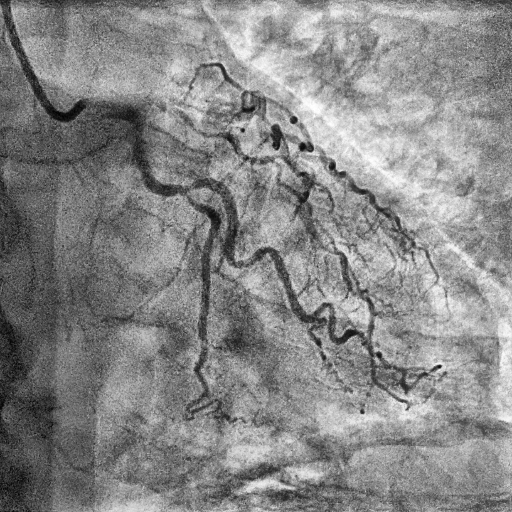
#> input picture exports/opencv/adaptive-histogram-eq/cl3_frame45.png, 512 x 512 px, found by its file name
$ python thresholding.py
#> lines starting #> are read from the running program, lines starting #| are printed output that depends on the picture; after the words box and inside, x2 and y2 are one past the last pixel; in counts of white or black regions, pixels touching at a corner belong together
### OpenCV-Python/modules/imgUtilities.py
from typing import Tuple

import cv2 as cv
import numpy as npy

class ImageProperties:
    """Simple data structure to hold image properties."""
    def __init__(self, width: int, height: int, totalPixels: int):
        self.width = width
        self.height = height
        self.total_pixels = totalPixels

    width: int
    height: int
    total_pixels: int


# [45 lines left out: functions Linear1fToRGB, Linear2fToRGB, Linear3fToRGB, not called in this run]

def LinearToRGB3f( float1: npy.float64 ) -> npy.ndarray:
    floatClamped:npy.float64 = max(min(1, float1), 0)

    return npy.array([int(floatClamped*255), int(floatClamped*255), int(floatClamped*255)])


def imageDimensions(image: cv.Mat) -> ImageProperties:
    """Returns the image dimensions and total pixel count.

    Args:
        image (cv.Mat): Input image

    Returns:
        ImageProperties: -> Image properties
    """
    width = image.shape[0]
    height = image.shape[1]

    return ImageProperties(height, width, (height * width) )

### OpenCV-Python/modules/ioUtilties.py
from typing import List
import os

# [38 lines left out: functions readFileToList, writeListToFile, not called in this run]

def checkIfDirectoryExists(dir: str) -> bool:
    """Check if specified directory exists.

    Args:
        dir (str): The directory.

    Returns:
        bool:\nTrue - The directory exists.
        \nFalse - Directory does not exist
    """
    return os.path.exists(dir)

# [33 lines left out: function getListofImgs, not called in this run]

### OpenCV-Python/thresholding.py
# Import / Bult-in packages and modules.
import os
import cv2 as cv
import numpy as npy

# Custom self-written modules.
from modules import ioUtilties as IOUtils
from modules import imgUtilities as ImgUtils
from modules.imgUtilities import ImageProperties as IMG

def threshold(image: cv.Mat, threshold: npy.float64, clampBelow:bool=True, clampAbove:bool=True) -> cv.Mat:
    """Thresholds the pixel values to specified value.

        Anything beyond the threshold point is set to white,
        anything below the threshold point is set to black.

    Args:
        image (cv.Mat): The input image to threshold.
        threshold (npy.float64): The threshold point (Min=0, Max=1.0).
        clampBelow (bool, optional): Should it set the pixel colour values below the threshold to black?Defaults to True.
        clampAbove (bool, optional): Should it set the pixel colour values above the threshold to white? Defaults to True.

    Returns:
        cv.Mat: The thresholded image.
    """


    imageCopy = image.copy() # Image copy to not override the source image

    properties:IMG = ImgUtils.imageDimensions(image)
    threeChanThreshold: npy.ndarray = ImgUtils.LinearToRGB3f(threshold)


    for y in range(properties.height):
        for x in range(properties.width):
            if(imageCopy[y][x][0] > threeChanThreshold[0] and
               imageCopy[y][x][1] > threeChanThreshold[1] and
               imageCopy[y][x][2] > threeChanThreshold[2] and
               clampAbove):

                imageCopy[y][x][0] = 255 # Red channel
                imageCopy[y][x][1] = 255 # Blue channel
                imageCopy[y][x][2] = 255 # Green channel

            elif (imageCopy[y][x][0] <= threeChanThreshold[0] and
                  imageCopy[y][x][1] <= threeChanThreshold[1] and
                  imageCopy[y][x][2] <= threeChanThreshold[2] and
                  clampBelow):

                imageCopy[y][x][0] = 0 # Red channel
                imageCopy[y][x][1] = 0 # Blue channel
                imageCopy[y][x][2] = 0 # Green channel

    return imageCopy


# Run this code section
if __name__ == "__main__":
    FILEPATH:str = f"./exports/opencv/adaptive-histogram-eq/cl3_frame45.png"
    if(not IOUtils.checkIfDirectoryExists(FILEPATH)):
        print("FILEPATH is invalid!")
        exit(0)

    img = cv.imread(FILEPATH)
#> img is the input picture: shape (512, 512, 3); min 1, max 255, mean 135.4
    dst = threshold(img, 0.475, True, True)
#> after the loop in threshold, `for y in range(properties.height):`:
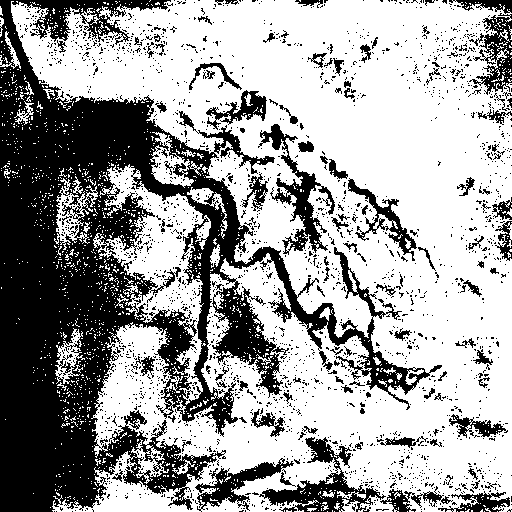
#> imageCopy: shape (512, 512, 3); 63% white; 2317 black regions (2203 under 20 px), largest, box (x1, y1, x2, y2) and area: (0, 0, 442, 512) 72372, (259, 437, 386, 512) 2775, (258, 124, 335, 255) 2420

    cv.imshow("HE - Frame 0" , img)
    cv.imshow("HE - Frame 0 - Thresholded", dst)

    cv.imwrite("./exports/opencv/binarisation/cl3/frame45.png", dst)
    cv.waitKey()

$ run again, with exports/opencv/adaptive-histogram-eq/cl10_frame00.png copied over exports/opencv/adaptive-histogram-eq/cl3_frame45.png
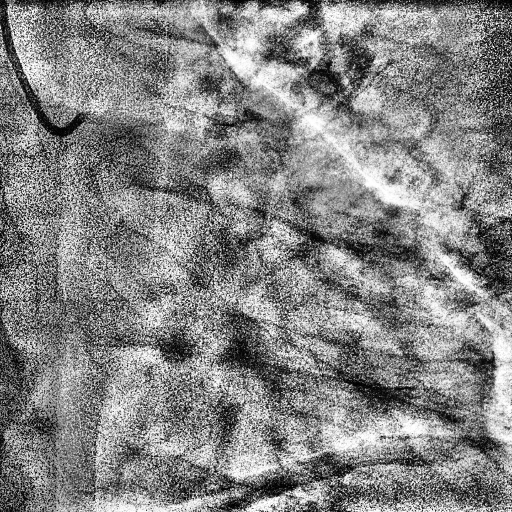
#> input picture exports/opencv/adaptive-histogram-eq/cl10_frame00.png, 512 x 512 px, found by its file name
#> img is the input picture: shape (512, 512, 3); min 0, max 255, mean 132
#> after the loop in threshold, `for y in range(properties.height):`:
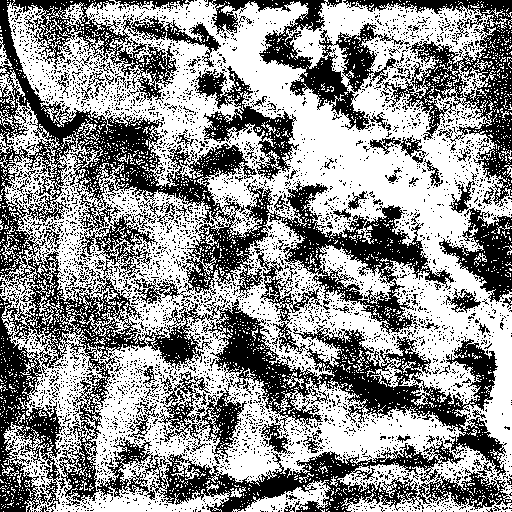
#> imageCopy: shape (512, 512, 3); 56.7% white; 4449 black regions (4334 under 20 px), largest, box (x1, y1, x2, y2) and area: (0, 0, 512, 512) 69742, (343, 0, 512, 207) 8397, (205, 0, 404, 130) 6340

$ run again, with exports/opencv/adaptive-histogram-eq/cl10_frame06.png copied over exports/opencv/adaptive-histogram-eq/cl3_frame45.png
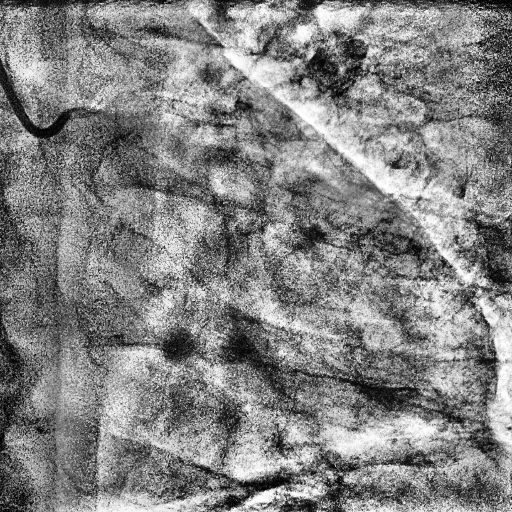
#> input picture exports/opencv/adaptive-histogram-eq/cl10_frame06.png, 512 x 512 px, found by its file name
#> img is the input picture: shape (512, 512, 3); min 0, max 255, mean 130.8
#> after the loop in threshold, `for y in range(properties.height):`:
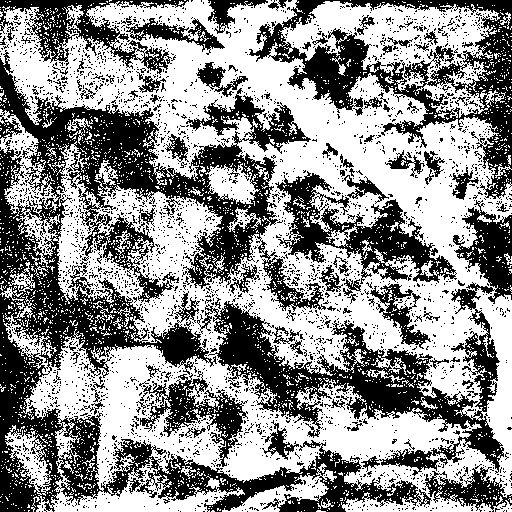
#> imageCopy: shape (512, 512, 3); 56.2% white; 3103 black regions (2997 under 20 px), largest, box (x1, y1, x2, y2) and area: (0, 50, 432, 512) 49869, (197, 200, 512, 476) 18359, (249, 0, 512, 199) 13076
